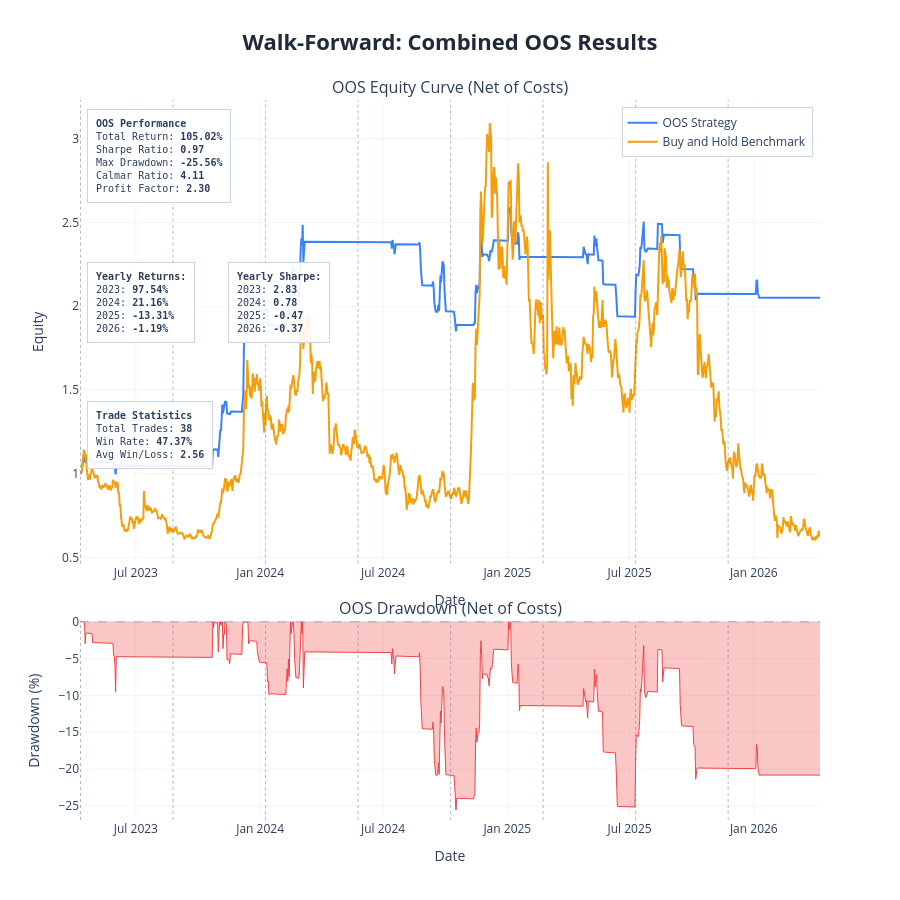

Notebook cell for this chart:
### Markdown cell above
---
## Results Charts and Cost Stress Test

| Parameter | Description | Default |
|---|---|---|
| `show_fold_perf` | IS vs OOS bars for return, Sharpe, drawdown per fold | `False` |
| `show_param_evol` | Parameter evolution across folds with ±1 std bands | `False` |
| `show_oos_equity` | Combined OOS equity curve + drawdown with fold boundaries | `True` |
| `show_trades` | Overlay entry/exit markers on OOS equity chart | `False` |
| `benchmark_data` | DataFrame with `Close` column for buy & hold comparison | `None` |
| `save_html_dir` | Directory path to save charts as HTML files, or `None` | `None` |

**Cost Stress Test:** re-run the combined OOS backtest at 1×, 1.5×, 2×, 3× the base cost. Fragile strategies collapse; robust ones degrade gradually.

### Code cell
plot_walk_forward_results(
    results          = results,
    param_defs       = PARAM_DEFS,
    fixed_params     = FIXED_PARAMS,
    benchmark_data   = df,
    show             = True,
    save_html_dir    = None,
    show_fold_perf   = False,   # IS vs OOS bars by fold
    show_param_evol  = False,   # parameter evolution across folds
    show_oos_equity  = True,   # combined OOS equity curve
    show_trades      = False,  # trade markers on OOS equity chart
)

# ── transaction cost stress test ──────────────────────────────────────────

if results['oos_combined_df'] is not None:
    cost_df = cost_stress_test(
        oos_combined_df  = results['oos_combined_df'],
        cost_multipliers = (1.0, 1.5, 2.0, 3.0),
        base_cost        = COST,
    )
else:
    print('No combined OOS dataframe — skip cost stress test')

### Figure 1 — Plotly figure (JSON) as saved in the notebook; plotly's stock layout.template omitted (floating-point values rounded to 4 significant figures; data arrays with more than 128 entries replaced by an {"elided": "..."} marker saying what was removed)
{"data": [{"hovertemplate": "<b>OOS Strategy</b><br>Date: %{x}<br>Equity: %{y:.4f}<extra></extra>", "line": {"color": "#3b82f6", "width": 2}, "mode": "lines", "name": "OOS Strategy", "type": "scatter", "x": {"elided": "1096 str values"}, "xaxis": "x", "y": {"elided": "1096 float values"}, "yaxis": "y"}, {"hovertemplate": "<b>Buy and Hold Benchmark</b><br>Date: %{x}<br>Equity: %{y:.4f}<extra></extra>", "line": {"color": "#f59e0b", "width": 2}, "mode": "lines", "name": "Buy and Hold Benchmark", "type": "scatter", "x": {"elided": "1096 str values"}, "xaxis": "x", "y": {"elided": "1096 float values"}, "yaxis": "y"}, {"fill": "tozeroy", "fillcolor": "rgba(239, 68, 68, 0.3)", "hovertemplate": "<b>Drawdown</b><br>Date: %{x}<br>%{y:.2f}%<extra></extra>", "line": {"color": "#ef4444", "width": 1}, "mode": "lines", "name": "Drawdown", "showlegend": false, "type": "scatter", "x": {"elided": "1096 str values"}, "xaxis": "x2", "y": {"elided": "1096 float values"}, "yaxis": "y2"}], "layout": {"annotations": [{"font": {"size": 16}, "showarrow": false, "text": "OOS Equity Curve (Net of Costs)", "x": 0.5, "xanchor": "center", "xref": "paper", "y": 1, "yanchor": "bottom", "yref": "paper"}, {"font": {"size": 16}, "showarrow": false, "text": "OOS Drawdown (Net of Costs)", "x": 0.5, "xanchor": "center", "xref": "paper", "y": 0.276, "yanchor": "bottom", "yref": "paper"}, {"align": "left", "bgcolor": "rgba(255, 255, 255, 0.9)", "bordercolor": "#cbd5e1", "borderpad": 8, "borderwidth": 1, "font": {"family": "monospace", "size": 10}, "showarrow": false, "text": "<b>OOS Performance</b><br>Total Return: <b>105.02%</b><br>Sharpe Ratio: <b>0.97</b><br>Max Drawdown: <b>-25.56%</b><br>Calmar Ratio: <b>4.11</b><br>Profit Factor: <b>2.30</b>", "x": 0.01, "xanchor": "left", "xref": "x domain", "y": 0.98, "yanchor": "top", "yref": "y domain"}, {"align": "left", "bgcolor": "rgba(255, 255, 255, 0.9)", "bordercolor": "#cbd5e1", "borderpad": 8, "borderwidth": 1, "font": {"family": "monospace", "size": 10}, "showarrow": false, "text": "<b>Yearly Returns:</b><br>2023: <b>97.54%</b><br>2024: <b>21.16%</b><br>2025: <b>-13.31%</b><br>2026: <b>-1.19%</b><br>", "x": 0.01, "xanchor": "left", "xref": "x domain", "y": 0.65, "yanchor": "top", "yref": "y domain"}, {"align": "left", "bgcolor": "rgba(255, 255, 255, 0.9)", "bordercolor": "#cbd5e1", "borderpad": 8, "borderwidth": 1, "font": {"family": "monospace", "size": 10}, "showarrow": false, "text": "<b>Yearly Sharpe:</b><br>2023: <b>2.83</b><br>2024: <b>0.78</b><br>2025: <b>-0.47</b><br>2026: <b>-0.37</b><br>", "x": 0.2, "xanchor": "left", "xref": "x domain", "y": 0.65, "yanchor": "top", "yref": "y domain"}, {"align": "left", "bgcolor": "rgba(255, 255, 255, 0.9)", "bordercolor": "#cbd5e1", "borderpad": 8, "borderwidth": 1, "font": {"family": "monospace", "size": 10}, "showarrow": false, "text": "<b>Trade Statistics</b><br>Total Trades: <b>38</b><br>Win Rate: <b>47.37%</b><br>Avg Win/Loss: <b>2.56</b>", "x": 0.01, "xanchor": "left", "xref": "x domain", "y": 0.35, "yanchor": "top", "yref": "y domain"}], "height": 900, "hovermode": "x unified", "legend": {"bgcolor": "rgba(255, 255, 255, 0.9)", "bordercolor": "#cbd5e1", "borderwidth": 1, "x": 0.99, "xanchor": "right", "y": 0.99, "yanchor": "top"}, "shapes": [{"line": {"color": "#94a3b8", "dash": "dash", "width": 1}, "type": "line", "x0": 0, "x1": 1, "xref": "x2 domain", "y0": 0, "y1": 0, "yref": "y2"}, {"line": {"color": "rgba(100,116,139,0.5)", "dash": "dot", "width": 1}, "type": "line", "x0": "2023-04-10 00:00:00", "x1": "2023-04-10 00:00:00", "xref": "x", "y0": 0, "y1": 1, "yref": "y domain"}, {"line": {"color": "rgba(100,116,139,0.5)", "dash": "dot", "width": 1}, "type": "line", "x0": "2023-04-10 00:00:00", "x1": "2023-04-10 00:00:00", "xref": "x2", "y0": 0, "y1": 1, "yref": "y2 domain"}, {"line": {"color": "rgba(100,116,139,0.5)", "dash": "dot", "width": 1}, "type": "line", "x0": "2023-08-25 00:00:00", "x1": "2023-08-25 00:00:00", "xref": "x", "y0": 0, "y1": 1, "yref": "y domain"}, {"line": {"color": "rgba(100,116,139,0.5)", "dash": "dot", "width": 1}, "type": "line", "x0": "2023-08-25 00:00:00", "x1": "2023-08-25 00:00:00", "xref": "x2", "y0": 0, "y1": 1, "yref": "y2 domain"}, {"line": {"color": "rgba(100,116,139,0.5)", "dash": "dot", "width": 1}, "type": "line", "x0": "2024-01-09 00:00:00", "x1": "2024-01-09 00:00:00", "xref": "x", "y0": 0, "y1": 1, "yref": "y domain"}, {"line": {"color": "rgba(100,116,139,0.5)", "dash": "dot", "width": 1}, "type": "line", "x0": "2024-01-09 00:00:00", "x1": "2024-01-09 00:00:00", "xref": "x2", "y0": 0, "y1": 1, "yref": "y2 domain"}, {"line": {"color": "rgba(100,116,139,0.5)", "dash": "dot", "width": 1}, "type": "line", "x0": "2024-05-25 00:00:00", "x1": "2024-05-25 00:00:00", "xref": "x", "y0": 0, "y1": 1, "yref": "y domain"}, {"line": {"color": "rgba(100,116,139,0.5)", "dash": "dot", "width": 1}, "type": "line", "x0": "2024-05-25 00:00:00", "x1": "2024-05-25 00:00:00", "xref": "x2", "y0": 0, "y1": 1, "yref": "y2 domain"}, {"line": {"color": "rgba(100,116,139,0.5)", "dash": "dot", "width": 1}, "type": "line", "x0": "2024-10-09 00:00:00", "x1": "2024-10-09 00:00:00", "xref": "x", "y0": 0, "y1": 1, "yref": "y domain"}, {"line": {"color": "rgba(100,116,139,0.5)", "dash": "dot", "width": 1}, "type": "line", "x0": "2024-10-09 00:00:00", "x1": "2024-10-09 00:00:00", "xref": "x2", "y0": 0, "y1": 1, "yref": "y2 domain"}, {"line": {"color": "rgba(100,116,139,0.5)", "dash": "dot", "width": 1}, "type": "line", "x0": "2025-02-23 00:00:00", "x1": "2025-02-23 00:00:00", "xref": "x", "y0": 0, "y1": 1, "yref": "y domain"}, {"line": {"color": "rgba(100,116,139,0.5)", "dash": "dot", "width": 1}, "type": "line", "x0": "2025-02-23 00:00:00", "x1": "2025-02-23 00:00:00", "xref": "x2", "y0": 0, "y1": 1, "yref": "y2 domain"}, {"line": {"color": "rgba(100,116,139,0.5)", "dash": "dot", "width": 1}, "type": "line", "x0": "2025-07-10 00:00:00", "x1": "2025-07-10 00:00:00", "xref": "x", "y0": 0, "y1": 1, "yref": "y domain"}, {"line": {"color": "rgba(100,116,139,0.5)", "dash": "dot", "width": 1}, "type": "line", "x0": "2025-07-10 00:00:00", "x1": "2025-07-10 00:00:00", "xref": "x2", "y0": 0, "y1": 1, "yref": "y2 domain"}, {"line": {"color": "rgba(100,116,139,0.5)", "dash": "dot", "width": 1}, "type": "line", "x0": "2025-11-24 00:00:00", "x1": "2025-11-24 00:00:00", "xref": "x", "y0": 0, "y1": 1, "yref": "y domain"}, {"line": {"color": "rgba(100,116,139,0.5)", "dash": "dot", "width": 1}, "type": "line", "x0": "2025-11-24 00:00:00", "x1": "2025-11-24 00:00:00", "xref": "x2", "y0": 0, "y1": 1, "yref": "y2 domain"}], "showlegend": true, "title": {"font": {"color": "#1E293B", "size": 22}, "text": "<b>Walk-Forward: Combined OOS Results</b>", "x": 0.5, "xanchor": "center"}, "xaxis": {"anchor": "y", "domain": [0, 1], "gridcolor": "#f1f5f9", "gridwidth": 1, "showgrid": true, "title": {"text": "Date"}}, "xaxis2": {"anchor": "y2", "domain": [0, 1], "gridcolor": "#f1f5f9", "gridwidth": 1, "showgrid": true, "title": {"text": "Date"}}, "yaxis": {"anchor": "x", "domain": [0.356, 1], "gridcolor": "#f1f5f9", "gridwidth": 1, "showgrid": true, "title": {"text": "Equity"}}, "yaxis2": {"anchor": "x2", "domain": [0, 0.276], "gridcolor": "#f1f5f9", "gridwidth": 1, "showgrid": true, "title": {"text": "Drawdown (%)"}}}}
